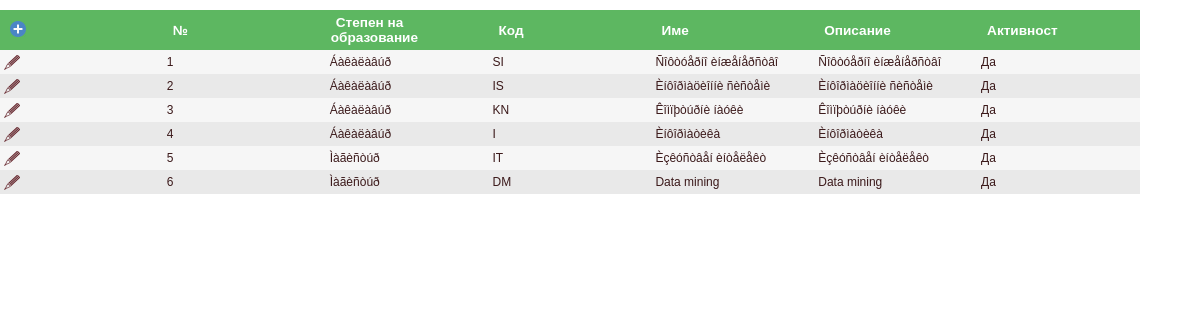
Screenshot of /Noms/NomStudyProgramsList.php with the database file from the repository.
### tables this page shows
CREATE TABLE IF NOT EXISTS NOM_STUDY_PROGRAMS(
	id MEDIUMINT NOT NULL AUTO_INCREMENT COMMENT 'UNIQUE ID',
	degree_id MEDIUMINT not null COMMENT 'Ñòåïåí',
	short_name VARCHAR (80) NOT NULL COMMENT 'Êðàòêî íàèìåíîâàíèå',
	name VARCHAR (255) NOT NULL COMMENT 'Ïúëíî íàèìåíîâàíèå',
	description VARCHAR (1024) COMMENT 'Îïèñàíèå',
	is_active VARCHAR (1) NOT NULL DEFAULT 'Y' COMMENT 'Ôëàã çà àêòèâíîñò',
    PRIMARY KEY NOM_STUDY_PROGRAM_id_pk (id),
	CONSTRAINT NOM_STUDY_PROGRAM_name_uk UNIQUE (name),
	FOREIGN KEY NOM_STUDY_PROGRAM_degree_fk (degree_id) REFERENCES NOM_DEGREES(ID)
) COMMENT = 'Íîìàêëàòóðà íà ñïåöèàëíîñòèòå';

CREATE TABLE IF NOT EXISTS NOM_DEGREES(
	id MEDIUMINT NOT NULL AUTO_INCREMENT COMMENT 'UNIQUE ID',
	short_name VARCHAR (80) NOT NULL COMMENT 'Êðàòêî íàèìåíîâàíèå',
	name VARCHAR (255) NOT NULL COMMENT 'Ïúëíî íàèìåíîâàíèå',
	description VARCHAR (1024) COMMENT 'Îïèñàíèå',
	is_active VARCHAR (1) NOT NULL DEFAULT 'Y' COMMENT 'Ôëàã çà àêòèâíîñò',
    PRIMARY KEY NOM_DEGREE_id_pk (id),
	CONSTRAINT NOM_DEGREE_name_uk UNIQUE (name)
) COMMENT = 'Íîìåíêëàòóðà íà ñòåïåíèòå íà îáðàçîâàíèå (áàêàëàâúð, ìàãèñòúð ò.í';

### models/Noms/NomStudyPrograms.php (called while the page is built, shortened)
<?php
class NomStudyPrograms {
	private $id;
	private $degreeId;
	private $shortName;
	private $name;
	private $description;
	private $isActive;
	public function getId(){
		return $this->id;
	}
	public function setId($id){
		$this->id = $id;
	}
	public function getDegreeId(){
		return $this->degreeId;
	}
	public function setDegreeId($degreeId){
		$this->degreeId = $degreeId;
	}
	public function getShortName(){
		return $this->shortName;
	}
	public function setShortName($shortName){
		$this->shortName = $shortName;
	}
	public function getName(){
		return $this->name;
	}
	public function setName($name){
		$this->name = $name;
	}
	public function getDescription(){
		return $this->description;
	}
	public function setDescription($description){
		$this->description = $description;
	}
	public function setIsActive($isActive){
		$this->isActive = $isActive;
	}
	public function getIsActiveTxt(){
		return $this->isActive != null && strcmp ( $this->isActive , "Y" ) == 0 ? "Да" : "Не";
	}
}
?>

### models/Noms/NomDegrees.php (called while the page is built, shortened)
<?php
class NomDegrees {
	private $name;
	public function getName(){
		return $this->name;
	}
	public function setName($name){
		$this->name = $name;
	}
}
?>

### Noms/NomStudyProgramsList.php (the view, shortened to what this page needs)
<?php
include '..'.DIRECTORY_SEPARATOR.'models'.DIRECTORY_SEPARATOR.'Noms'.DIRECTORY_SEPARATOR.'NomStudyPrograms.php';
include '..'.DIRECTORY_SEPARATOR.'models\Noms'.DIRECTORY_SEPARATOR.'NomDegrees.php';
include '..'.DIRECTORY_SEPARATOR.'header.php';
function isSortColumn($currCol, $selectedCol, $direction) {
	return "";
}
function order($selectedCol){
	if(isset($selectedCol) && !empty($selectedCol)){
		return " order by ".$selectedCol." ";
	} else {
		return " order by nsp.id ";
	}
}
$selectedCol=isset($_SESSION['selectedCol']) ? $_SESSION['selectedCol'] : "";
$direction=isset($_SESSION['direction']) ? $_SESSION['direction'] : "";
$sql = "SELECT nsp.id, nsp.degree_id, nsp.short_name, nsp.name, nsp.description, nsp.is_active, nd.name degree_name FROM NOM_STUDY_PROGRAMS nsp JOIN NOM_DEGREES nd ON  nd.id = nsp.degree_id ".order($selectedCol).$direction;
$result = $conn->query($sql);
$nomStudyProgramsList = array();
while ($row = $result->fetch(PDO::FETCH_ASSOC))
{
	$nomStudyProgram = new NomStudyPrograms();
	$nomStudyProgram->setId($row['id']);
	$nomDegree = new NomDegrees();
	$nomDegree->setId($row['degree_id']);
	$nomDegree->setName($row['degree_name']);
	$nomStudyProgram->setDegreeId($nomDegree);
	$nomStudyProgram->setShortName($row['short_name']);
	$nomStudyProgram->setName($row['name']);
	$nomStudyProgram->setDescription($row['description']);
	$nomStudyProgram->setIsActive($row['is_active']);
	array_push ( $nomStudyProgramsList , $nomStudyProgram);
}
?>
<html>
	<head>
		<link rel="stylesheet" href="../style/main.css" type="text/css"/>
		<link type="text/css" href="../scripts/jquery-ui-themes-1.12.1/themes/base/jquery-ui.css" rel="stylesheet"/>
	</head>
	<body>
		<form name="nom_study_program_list_form" id='nom_study_program_list_form'>
			<table class="dataset">
				<thead>
					<tr>
						<th><a href="nomStudyProgramsEdit.php"><img src="../style/plus.png" title="Нов запис"  style="border: 0" height="16" width="16"></a></th>
						<th><a href="#" onclick="setOrder('id')">№ <?= isSortColumn('id', $selectedCol, $direction)?></a></th>
						<th><a href="#" onclick="setOrder('degree_id')">Степен на образование <?= isSortColumn('degree_id', $selectedCol, $direction)?></a></th>
                        <th><a href="#" onclick="setOrder('short_name')">Код <?= isSortColumn('short_name', $selectedCol, $direction)?></a></th>
                        <th><a href="#" onclick="setOrder('name')">Име <?= isSortColumn('name', $selectedCol, $direction)?></a></th>
                        <th><a href="#" onclick="setOrder('description')">Описание <?= isSortColumn('description', $selectedCol, $direction)?></a></th>
                        <th><a href="#" onclick="setOrder('is_active')">Активност <?= isSortColumn('is_active', $selectedCol, $direction)?></a></th>
					</tr>
				</thead>
				<tbody>
					<?php foreach($nomStudyProgramsList as $val): ?>
						<tr>
							<td><a href="nomStudyProgramsEdit.php?studyProgramId=<?= $val->getId() ?>"><img src="../style/edit.png" title="Редактиране"  style="border: 0"></a>
							</td>
							<td><?= $val->getId() ?> </td>
							<td><?= $val->getDegreeId()->getName() ?> </td>
							<td><?= $val->getShortName() ?> </td>
							<td><?= $val->getName() ?> </td>
							<td><?= $val->getDescription() ?> </td>
							<td><?= $val->getIsActiveTxt()?> </td>
						</tr>
					<?php endforeach; ?>
				</tbody>
			</table>
		</form>
	</body>
</html>

### style/main.css (style rules this page uses)
body { margin: 0px; background: white; color: #74777b; font-weight: 400; font-size: 1em; font-family: Arial, Helvetica, sans-serif; }
a { color: #2CC185; text-decoration: none; outline: none; }
table.dataset { width:95%; font-family: Arial, Helvetica, sans-serif; border-collapse:collapse; margin-bottom:5px; table-layout: fixed; margin-top:10px; overflow: scroll; background-color: #FFFFFF; }
table.dataset tr th { background-color: #5DB761; padding: 1px; text-align: left; padding: 5px; font-size: 85%; color: #ffffff }
table.dataset tr th a { padding: 1px; text-align: left; padding: 5px; text-decoration: #ffffff; color: #ffffff; }
table.dataset tr td { font-weight: normal; font-family: Arial, Helvetica, sans-serif; padding: 4px; width:auto; word-wrap: break-word; color:rgb(59, 25, 26); font-size: 12px; }
table.dataset tr:nth-child(odd) { background-color: #f6f6f6; }
table.dataset tr:nth-child(even) { background-color: #e9e9e9; }

### rows the page displays
nom_study_programs: id "1", degree.name "Áàêàëàâúð", short_name "SI", name "Ñîôòóåðíî èíæåíåðñòâî", description "Ñîôòóåðíî èíæåíåðñòâî", is_active "Да"
nom_study_programs: id "2", degree.name "Áàêàëàâúð", short_name "IS", name "Èíôîðìàöèîííè ñèñòåìè", description "Èíôîðìàöèîííè ñèñòåìè", is_active "Да"
nom_study_programs: id "3", degree.name "Áàêàëàâúð", short_name "KN", name "Êîìïþòúðíè íàóêè", description "Êîìïþòúðíè íàóêè", is_active "Да"
nom_study_programs: id "4", degree.name "Áàêàëàâúð", short_name "I", name "Èíôîðìàòèêà", description "Èíôîðìàòèêà", is_active "Да"
nom_study_programs: id "5", degree.name "Ìàãèñòúð", short_name "IT", name "Èçêóñòâåí èíòåëåêò", description "Èçêóñòâåí èíòåëåêò", is_active "Да"
nom_study_programs: id "6", degree.name "Ìàãèñòúð", short_name "DM", name "Data mining", description "Data mining", is_active "Да"
